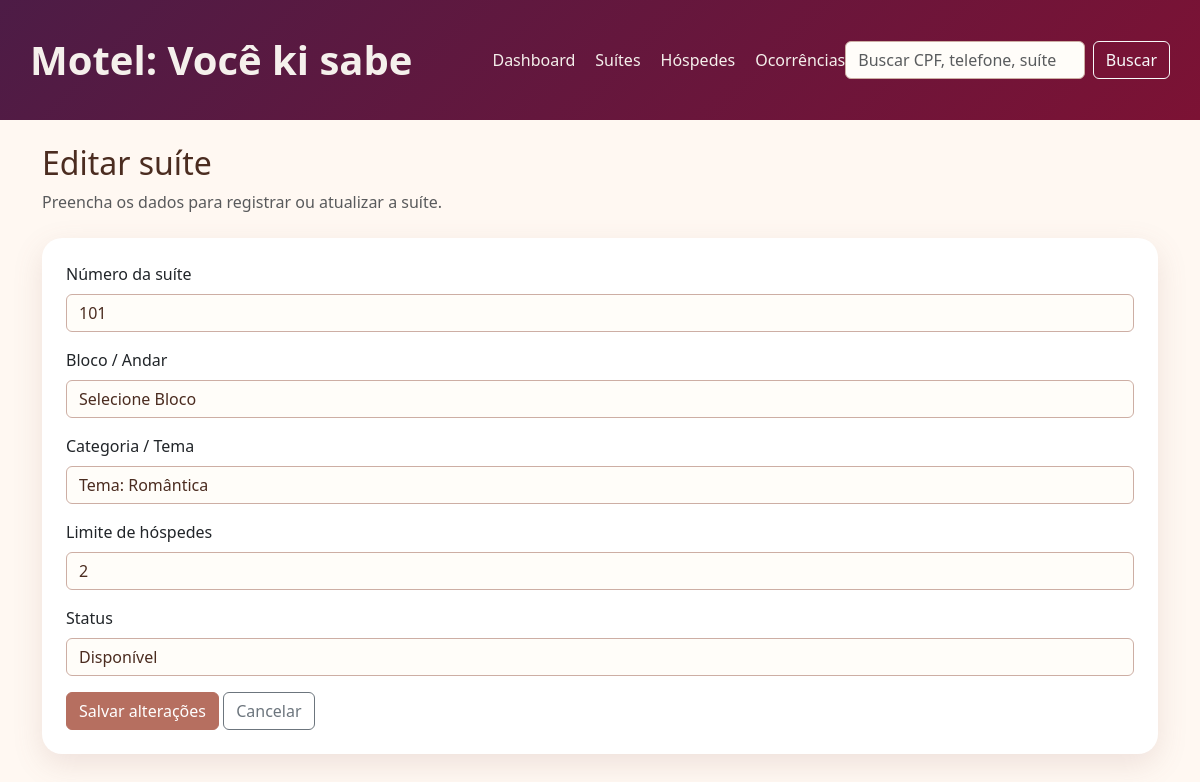
Screenshot of /index.php?page=suites&action=edit&id=1 with the database file from the repository.
### tables this page shows
CREATE TABLE IF NOT EXISTS apartamentos (
    id INT AUTO_INCREMENT PRIMARY KEY,
    numero VARCHAR(10) NOT NULL,
    bloco_andar VARCHAR(30) NOT NULL,
    categoria VARCHAR(50) DEFAULT 'Suíte Romântica',
    limite_hospedes INT NOT NULL DEFAULT 2,
    status ENUM('Disponivel', 'Ocupado') DEFAULT 'Disponivel',
    created_at TIMESTAMP DEFAULT CURRENT_TIMESTAMP
);

### controllers/ApartamentoController.php (called while the page is built, shortened)
<?php
require_once __DIR__ . '/../models/Apartamento.php';
class ApartamentoController
{
    private Apartamento $model;
    public function __construct()
    {
        $this->model = new Apartamento();
    }
    public function edit(): void
    {
        $id = (int)($_GET['id'] ?? 0);
        $suite = $this->model->find($id);
        require __DIR__ . '/../views/suites/form.php';
    }
}

### index.php (called while the page is built, shortened)
<?php
require_once __DIR__ . '/config/database.php';
require_once __DIR__ . '/models/Apartamento.php';
require_once __DIR__ . '/controllers/ApartamentoController.php';
require_once __DIR__ . '/controllers/BuscaController.php';
$page = $_GET['page'] ?? 'dashboard';
$action = $_GET['action'] ?? 'index';
switch ($page) {
    case 'suites':
        $controller = new ApartamentoController();
        break;
}
$method = $action;
$controller->{$method}();

### config/database.php (called while the page is built)
<?php
class Database
{
    private static ?PDO $connection = null;
    public static function connect(): PDO
    {
        if (self::$connection === null) {
            $host = '127.0.0.1';
            $db = 'db_suite_romantica';
            $user = 'root';
            $pass = '';
            $charset = 'utf8mb4';
            $dsn = "mysql:host={$host};dbname={$db};charset={$charset}";
            $options = [
                PDO::ATTR_ERRMODE => PDO::ERRMODE_EXCEPTION,
                PDO::ATTR_DEFAULT_FETCH_MODE => PDO::FETCH_ASSOC,
                PDO::ATTR_EMULATE_PREPARES => false,
            ];
            self::$connection = new PDO($dsn, $user, $pass, $options);
        }
        return self::$connection;
    }
}

### models/BaseModel.php (called while the page is built, shortened)
<?php
require_once __DIR__ . '/../config/database.php';
class BaseModel
{
    public function __construct()
    {
        $this->db = Database::connect();
    }
}

### models/Apartamento.php (called while the page is built, shortened)
<?php
require_once __DIR__ . '/BaseModel.php';
class Apartamento extends BaseModel
{
    public function find(int $id): ?array
    {
        $stmt = $this->db->prepare('SELECT * FROM apartamentos WHERE id = :id');
        $stmt->execute(['id' => $id]);
        return $stmt->fetch() ?: null;
    }
}

### views/suites/form.php (the view, shortened to what this page needs)
<?php require __DIR__ . '/../layout/header.php'; ?>
<div class="mb-4">
    <h2><?php echo isset($suite) ? 'Editar suíte' : 'Nova suíte'; ?></h2>
    <p class="text-muted">Preencha os dados para registrar ou atualizar a suíte.</p>
</div>
<div class="card p-4">
    <form method="post" action="">
        <div class="mb-3">
            <label class="form-label">Número da suíte</label>
            <input type="text" name="numero" class="form-control" required value="<?php echo htmlspecialchars($suite['numero'] ?? ''); ?>">
        </div>
        <div class="mb-3">
            <label class="form-label">Bloco / Andar</label>
            <select name="bloco_andar" class="form-select" required>
                <?php $selectedBloco = $suite['bloco_andar'] ?? '';?>
                <option value="" <?php echo $selectedBloco === '' ? 'selected' : ''; ?>>Selecione Bloco</option>
            </select>
        </div>
        <div class="mb-3">
            <label class="form-label">Categoria / Tema</label>
            <input type="text" name="categoria" class="form-control" value="<?php echo htmlspecialchars($suite['categoria'] ?? 'Suíte Romântica'); ?>">
        </div>
        <div class="mb-3">
            <label class="form-label">Limite de hóspedes</label>
            <input type="number" name="limite_hospedes" class="form-control" min="1" max="6" value="<?php echo htmlspecialchars($suite['limite_hospedes'] ?? 2); ?>">
        </div>
        <div class="mb-3">
            <label class="form-label">Status</label>
            <select name="status" class="form-select">
                <?php $selectedStatus = $suite['status'] ?? 'Disponivel'; ?>
                <option value="Disponivel" <?php echo $selectedStatus === 'Disponivel' ? 'selected' : ''; ?>>Disponível</option>
            </select>
        </div>
        <button type="submit" class="btn btn-primary"><?php echo isset($suite) ? 'Salvar alterações' : 'Cadastrar suíte'; ?></button>
        <a href="index.php?page=suites" class="btn btn-outline-secondary">Cancelar</a>
    </form>
</div>
<?php require __DIR__ . '/../layout/footer.php'; ?>

### views/layout/header.php (style rules this page uses)
body { background: #fff8f2; color: #4b2c20; }
.navbar-brand, .nav-link, .form-control, .form-select { color: #f5f0ec !important; }
.form-control, .form-select { background: #fffdf9; color: #4b2c20 !important; border: 1px solid #cdaea4; }
.card { border: 0; border-radius: 20px; box-shadow: 0 10px 30px rgba(139,94,90,0.15); }
.btn-primary { background: #b66f60; border-color: #b66f60; }

### rows the page displays
apartamentos: numero "101", categoria "Tema: Romântica", limite_hospedes "2", status "Disponível"
